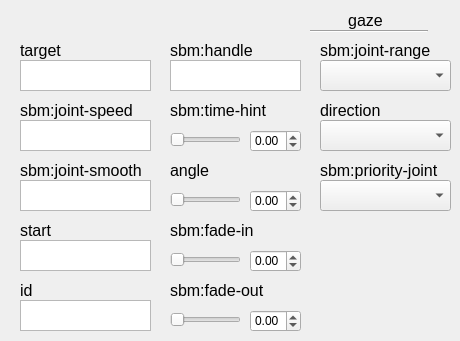
    <widget class="QWidget" name="gazeTab">
     <attribute name="title">
      <string>gaze</string>
     </attribute>
     <widget class="QPlainTextEdit" name="gazeTarget">
      <property name="geometry">
       <rect>
        <x>20</x>
        <y>60</y>
        <width>131</width>
        <height>31</height>
       </rect>
      </property>
      <property name="accessibleName">
       <string>target</string>
      </property>
     </widget>
     <widget class="Line" name="line_7">
      <property name="geometry">
       <rect>
        <x>310</x>
        <y>30</y>
        <width>118</width>
        <height>3</height>
       </rect>
      </property>
      <property name="orientation">
       <enum>Qt::Horizontal</enum>
      </property>
     </widget>
     <widget class="QLabel" name="postureLabel_31">
      <property name="geometry">
       <rect>
        <x>20</x>
        <y>40</y>
        <width>61</width>
        <height>20</height>
       </rect>
      </property>
      <property name="font">
       <font>
        <pointsize>12</pointsize>
       </font>
      </property>
      <property name="text">
       <string>target</string>
      </property>
      <property name="alignment">
       <set>Qt::AlignLeading|Qt::AlignLeft|Qt::AlignVCenter</set>
      </property>
     </widget>
     <widget class="QLabel" name="idLabel_18">
      <property name="geometry">
       <rect>
        <x>320</x>
        <y>10</y>
        <width>91</width>
        <height>21</height>
       </rect>
      </property>
      <property name="font">
       <font>
        <pointsize>12</pointsize>
       </font>
      </property>
      <property name="text">
       <string>gaze</string>
      </property>
      <property name="alignment">
       <set>Qt::AlignCenter</set>
      </property>
     </widget>
     <widget class="QLabel" name="postureLabel_32">
      <property name="geometry">
       <rect>
        <x>320</x>
        <y>40</y>
        <width>121</width>
        <height>20</height>
       </rect>
      </property>
      <property name="font">
       <font>
        <pointsize>12</pointsize>
       </font>
      </property>
      <property name="text">
       <string>sbm:joint-range</string>
      </property>
      <property name="alignment">
       <set>Qt::AlignLeading|Qt::AlignLeft|Qt::AlignVCenter</set>
      </property>
     </widget>
     <widget class="QComboBox" name="gazeSbmJointRange">
      <property name="geometry">
       <rect>
        <x>320</x>
        <y>60</y>
        <width>131</width>
        <height>31</height>
       </rect>
      </property>
      <property name="accessibleName">
       <string>sbm:joint-range</string>
      </property>
     </widget>
     <widget class="QLabel" name="postureLabel_33">
      <property name="geometry">
       <rect>
        <x>320</x>
        <y>100</y>
        <width>91</width>
        <height>20</height>
       </rect>
      </property>
      <property name="font">
       <font>
        <pointsize>12</pointsize>
       </font>
      </property>
      <property name="text">
       <string>direction</string>
      </property>
      <property name="alignment">
       <set>Qt::AlignLeading|Qt::AlignLeft|Qt::AlignVCenter</set>
      </property>
     </widget>
     <widget class="QComboBox" name="gazeDirection">
      <property name="geometry">
       <rect>
        <x>320</x>
        <y>120</y>
        <width>131</width>
        <height>31</height>
       </rect>
      </property>
      <property name="accessibleName">
       <string>direction</string>
      </property>
     </widget>
     <widget class="QLabel" name="postureLabel_67">
      <property name="geometry">
       <rect>
        <x>170</x>
        <y>160</y>
        <width>141</width>
        <height>20</height>
       </rect>
      </property>
      <property name="font">
       <font>
        <pointsize>12</pointsize>
       </font>
      </property>
      <property name="text">
       <string>angle</string>
      </property>
      <property name="alignment">
       <set>Qt::AlignLeading|Qt::AlignLeft|Qt::AlignVCenter</set>
      </property>
     </widget>
     <widget class="QSlider" name="gazeAngleSlider">
      <property name="geometry">
       <rect>
        <x>170</x>
        <y>190</y>
        <width>71</width>
        <height>19</height>
       </rect>
      </property>
      <property name="accessibleName">
       <string>angle</string>
      </property>
      <property name="orientation">
       <enum>Qt::Horizontal</enum>
      </property>
     </widget>
     <widget class="QLabel" name="postureLabel_68">
      <property name="geometry">
       <rect>
        <x>320</x>
        <y>160</y>
        <width>131</width>
        <height>20</height>
       </rect>
      </property>
      <property name="font">
       <font>
        <pointsize>12</pointsize>
       </font>
      </property>
      <property name="text">
       <string>sbm:priority-joint</string>
      </property>
      <property name="alignment">
       <set>Qt::AlignLeading|Qt::AlignLeft|Qt::AlignVCenter</set>
      </property>
     </widget>
     <widget class="QComboBox" name="gazeSbmPriorityJoint">
      <property name="geometry">
       <rect>
        <x>320</x>
        <y>180</y>
        <width>131</width>
        <height>31</height>
       </rect>
      </property>
      <property name="accessibleName">
       <string>sbm:priority-joint</string>
      </property>
     </widget>
     <widget class="QPlainTextEdit" name="gazeSbmHandle">
      <property name="geometry">
       <rect>
        <x>170</x>
        <y>60</y>
        <width>131</width>
        <height>31</height>
       </rect>
      </property>
      <property name="accessibleName">
       <string>sbm:handle</string>
      </property>
     </widget>
     <widget class="QLabel" name="postureLabel_69">
      <property name="geometry">
       <rect>
        <x>170</x>
        <y>40</y>
        <width>91</width>
        <height>20</height>
       </rect>
      </property>
      <property name="font">
       <font>
        <pointsize>12</pointsize>
       </font>
      </property>
      <property name="text">
       <string>sbm:handle</string>
      </property>
      <property name="alignment">
       <set>Qt::AlignLeading|Qt::AlignLeft|Qt::AlignVCenter</set>
      </property>
     </widget>
     <widget class="QDoubleSpinBox" name="gazeAngleBox">
      <property name="geometry">
       <rect>
        <x>250</x>
        <y>190</y>
        <width>51</width>
        <height>22</height>
       </rect>
      </property>
      <property name="accessibleName">
       <string>angle</string>
      </property>
      <property name="minimum">
       <double>-99.000000000000000</double>
      </property>
     </widget>
     <widget class="QDoubleSpinBox" name="gazeSbmTimeHintBox">
      <property name="geometry">
       <rect>
        <x>250</x>
        <y>130</y>
        <width>51</width>
        <height>22</height>
       </rect>
      </property>
      <property name="accessibleName">
       <string>sbm:time-hint</string>
      </property>
      <property name="minimum">
       <double>-99.000000000000000</double>
      </property>
     </widget>
     <widget class="QLabel" name="postureLabel_106">
      <property name="geometry">
       <rect>
        <x>170</x>
        <y>100</y>
        <width>141</width>
        <height>20</height>
       </rect>
      </property>
      <property name="font">
       <font>
        <pointsize>12</pointsize>
       </font>
      </property>
      <property name="text">
       <string>sbm:time-hint</string>
      </property>
      <property name="alignment">
       <set>Qt::AlignLeading|Qt::AlignLeft|Qt::AlignVCenter</set>
      </property>
     </widget>
     <widget class="QSlider" name="gazeSbmTimeHintSlider">
      <property name="geometry">
       <rect>
        <x>170</x>
        <y>130</y>
        <width>71</width>
        <height>19</height>
       </rect>
      </property>
      <property name="accessibleName">
       <string>sbm:time-hint</string>
      </property>
      <property name="orientation">
       <enum>Qt::Horizontal</enum>
      </property>
     </widget>
     <widget class="QPlainTextEdit" name="gazeSbmJointSpeed">
      <property name="geometry">
       <rect>
        <x>20</x>
        <y>120</y>
        <width>131</width>
        <height>31</height>
       </rect>
      </property>
      <property name="accessibleName">
       <string>sbm:joint-speed</string>
      </property>
     </widget>
     <widget class="QLabel" name="postureLabel_107">
      <property name="geometry">
       <rect>
        <x>20</x>
        <y>100</y>
        <width>121</width>
        <height>20</height>
       </rect>
      </property>
      <property name="font">
       <font>
        <pointsize>12</pointsize>
       </font>
      </property>
      <property name="text">
       <string>sbm:joint-speed</string>
      </property>
      <property name="alignment">
       <set>Qt::AlignLeading|Qt::AlignLeft|Qt::AlignVCenter</set>
      </property>
     </widget>
     <widget class="QPlainTextEdit" name="gazeSbmJointSmooth">
      <property name="geometry">
       <rect>
        <x>20</x>
        <y>180</y>
        <width>131</width>
        <height>31</height>
       </rect>
      </property>
      <property name="accessibleName">
       <string>sbm:joint-smooth</string>
      </property>
     </widget>
     <widget class="QLabel" name="postureLabel_108">
      <property name="geometry">
       <rect>
        <x>20</x>
        <y>160</y>
        <width>131</width>
        <height>20</height>
       </rect>
      </property>
      <property name="font">
       <font>
        <pointsize>12</pointsize>
       </font>
      </property>
      <property name="text">
       <string>sbm:joint-smooth</string>
      </property>
      <property name="alignment">
       <set>Qt::AlignLeading|Qt::AlignLeft|Qt::AlignVCenter</set>
      </property>
     </widget>
     <widget class="QLabel" name="postureLabel_148">
      <property name="geometry">
       <rect>
        <x>170</x>
        <y>220</y>
        <width>101</width>
        <height>20</height>
       </rect>
      </property>
      <property name="font">
       <font>
        <pointsize>12</pointsize>
       </font>
      </property>
      <property name="text">
       <string>sbm:fade-in</string>
      </property>
      <property name="alignment">
       <set>Qt::AlignLeading|Qt::AlignLeft|Qt::AlignVCenter</set>
      </property>
     </widget>
     <widget class="QSlider" name="gazeSbmFadeInSlider">
      <property name="geometry">
       <rect>
        <x>170</x>
        <y>250</y>
        <width>71</width>
        <height>19</height>
       </rect>
      </property>
      <property name="accessibleName">
       <string>sbm:fade-in</string>
      </property>
      <property name="orientation">
       <enum>Qt::Horizontal</enum>
      </property>
     </widget>
     <widget class="QDoubleSpinBox" name="gazeSbmFadeInBox">
      <property name="geometry">
       <rect>
        <x>250</x>
        <y>250</y>
        <width>51</width>
        <height>22</height>
       </rect>
      </property>
      <property name="accessibleName">
       <string>sbm:fade-in</string>
      </property>
      <property name="minimum">
       <double>-99.000000000000000</double>
      </property>
     </widget>
     <widget class="QLabel" name="postureLabel_149">
      <property name="geometry">
       <rect>
        <x>20</x>
        <y>280</y>
        <width>61</width>
        <height>20</height>
       </rect>
      </property>
      <property name="font">
       <font>
        <pointsize>12</pointsize>
       </font>
      </property>
      <property name="text">
       <string>id</string>
      </property>
      <property name="alignment">
       <set>Qt::AlignLeading|Qt::AlignLeft|Qt::AlignVCenter</set>
      </property>
     </widget>
     <widget class="QLabel" name="postureLabel_150">
      <property name="geometry">
       <rect>
        <x>20</x>
        <y>220</y>
        <width>61</width>
        <height>20</height>
       </rect>
      </property>
      <property name="font">
       <font>
        <pointsize>12</pointsize>
       </font>
      </property>
      <property name="text">
       <string>start</string>
      </property>
      <property name="alignment">
       <set>Qt::AlignLeading|Qt::AlignLeft|Qt::AlignVCenter</set>
      </property>
     </widget>
     <widget class="QPlainTextEdit" name="gazeId">
      <property name="geometry">
       <rect>
        <x>20</x>
        <y>300</y>
        <width>131</width>
        <height>31</height>
       </rect>
      </property>
      <property name="accessibleName">
       <string>id</string>
      </property>
     </widget>
     <widget class="QPlainTextEdit" name="gazeStart">
      <property name="geometry">
       <rect>
        <x>20</x>
        <y>240</y>
        <width>131</width>
        <height>31</height>
       </rect>
      </property>
      <property name="accessibleName">
       <string>start</string>
      </property>
     </widget>
     <widget class="QLabel" name="postureLabel_151">
      <property name="geometry">
       <rect>
        <x>170</x>
        <y>280</y>
        <width>101</width>
        <height>20</height>
       </rect>
      </property>
      <property name="font">
       <font>
        <pointsize>12</pointsize>
       </font>
      </property>
      <property name="text">
       <string>sbm:fade-out</string>
      </property>
      <property name="alignment">
       <set>Qt::AlignLeading|Qt::AlignLeft|Qt::AlignVCenter</set>
      </property>
     </widget>
     <widget class="QDoubleSpinBox" name="gazeSbmFadeOutBox">
      <property name="geometry">
       <rect>
        <x>250</x>
        <y>310</y>
        <width>51</width>
        <height>22</height>
       </rect>
      </property>
      <property name="accessibleName">
       <string>sbm:fade-out</string>
      </property>
      <property name="minimum">
       <double>-99.000000000000000</double>
      </property>
     </widget>
     <widget class="QSlider" name="gazeSbmFadeOutSlider">
      <property name="geometry">
       <rect>
        <x>170</x>
        <y>310</y>
        <width>71</width>
        <height>19</height>
       </rect>
      </property>
      <property name="accessibleName">
       <string>sbm:fade-out</string>
      </property>
      <property name="orientation">
       <enum>Qt::Horizontal</enum>
      </property>
     </widget>
    </widget>
